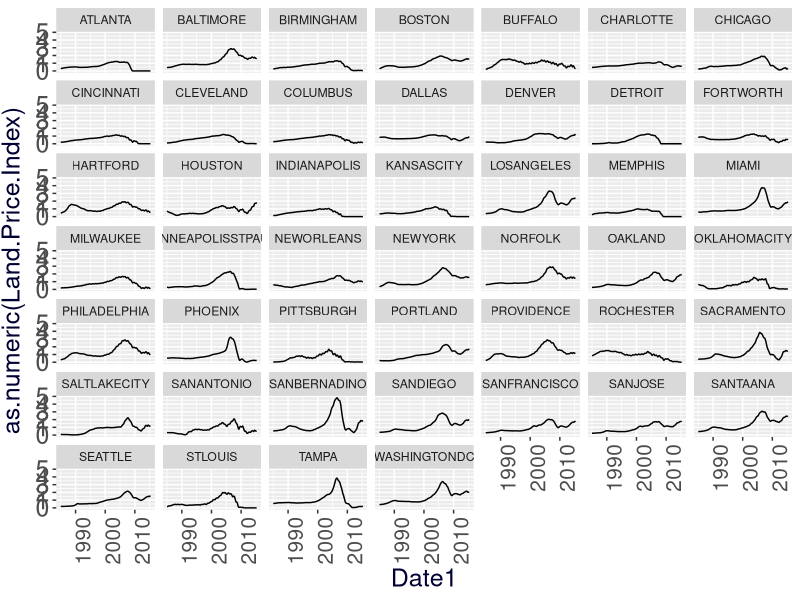
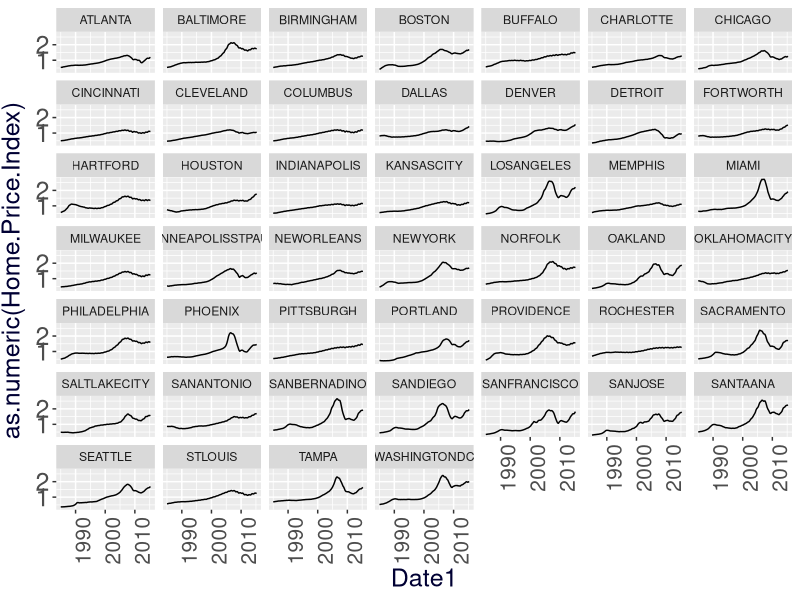
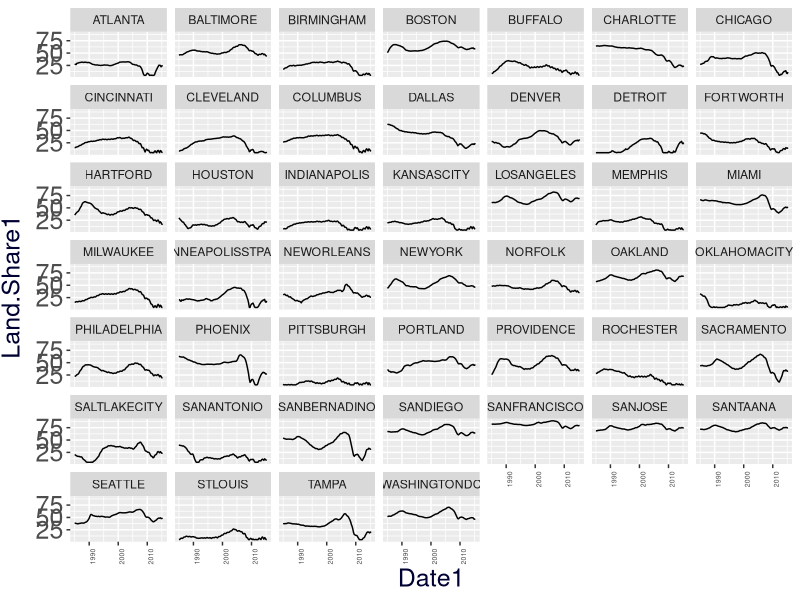
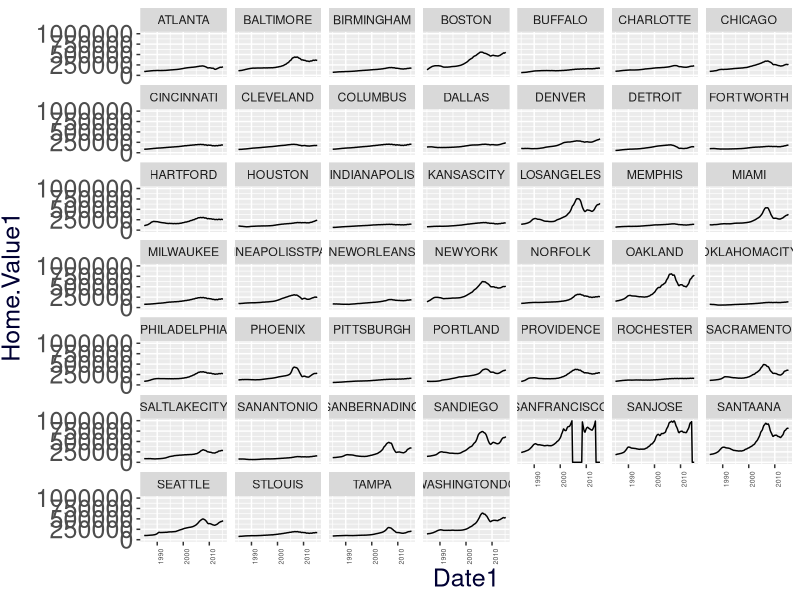
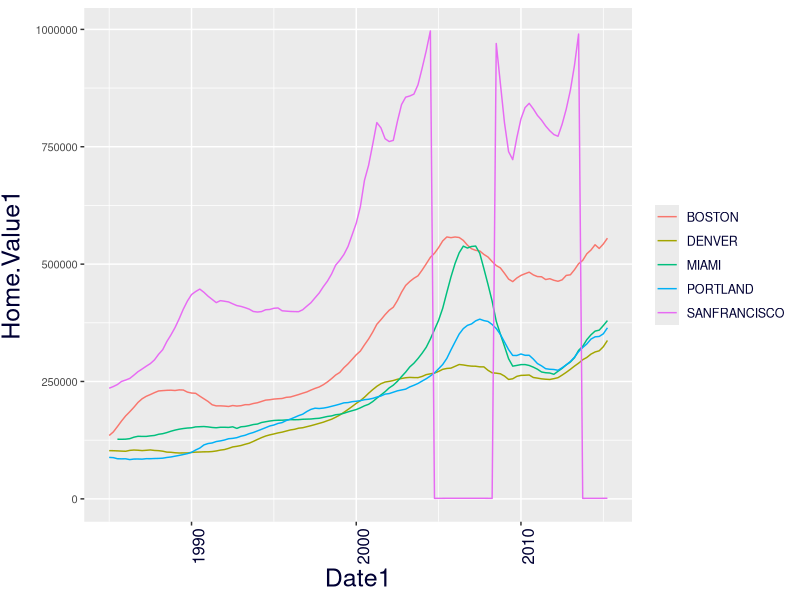
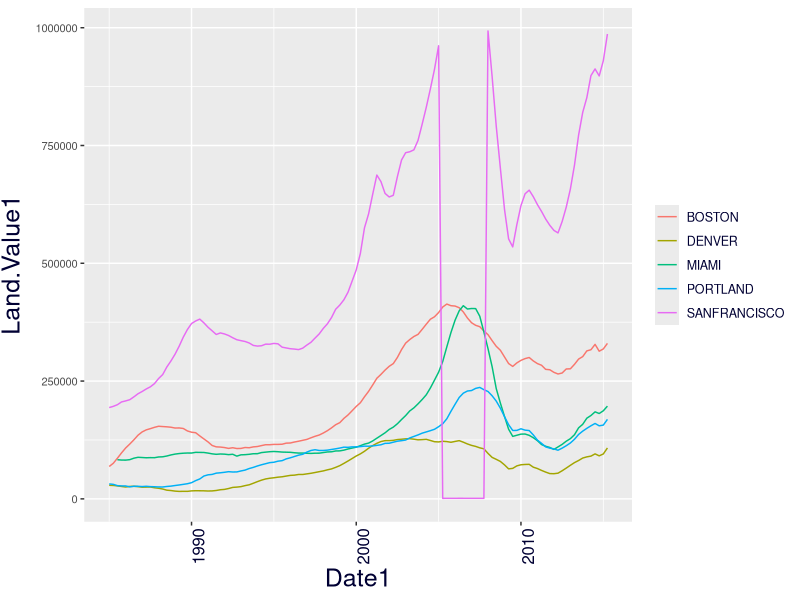
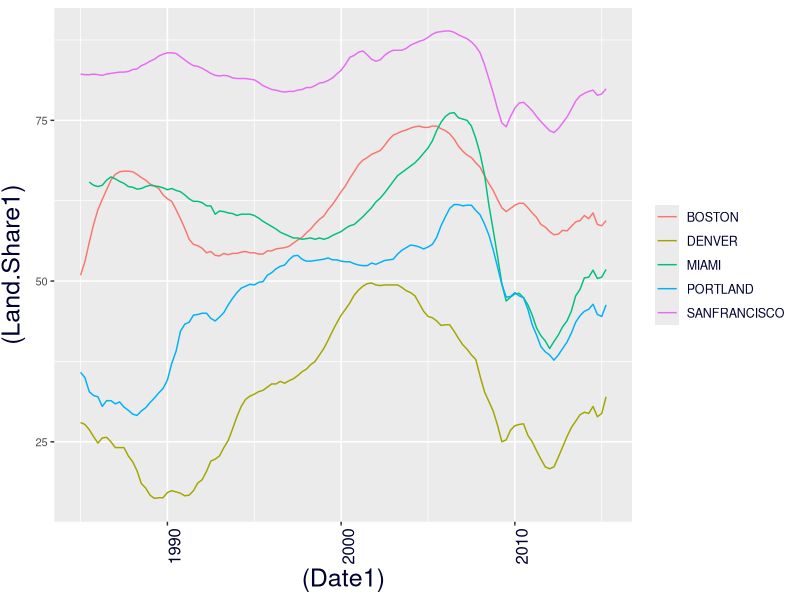
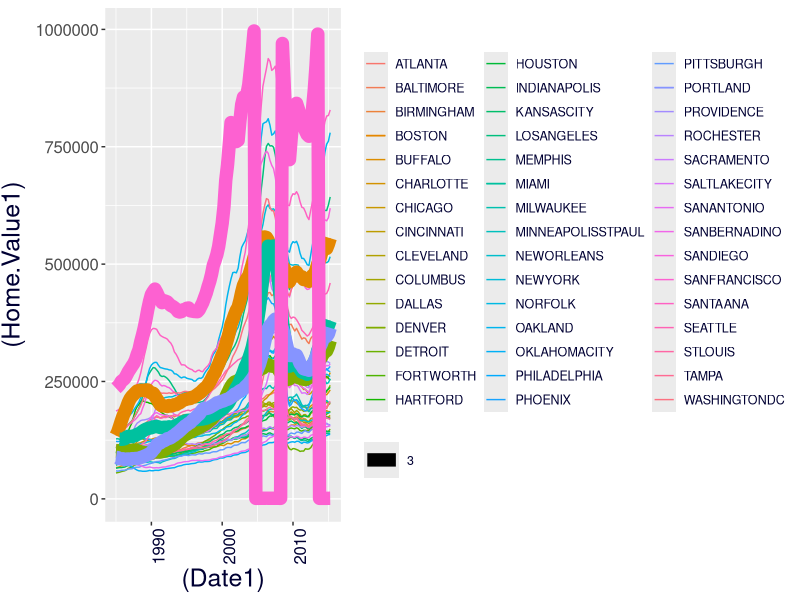

R code for these plots, in order:

library("ggplot2")
allcities <- read.csv("landdata-msas-2015q1.csv")

# Remove the "$" sign and the commas in between numbers and then converting the resulting number as numeric type data instead of a string.
for(i in 1:length(allcities$Home.Value)) {
  b <- as.vector(strsplit(as.character(allcities$Home.Value[i]), "$", fixed = TRUE))
  allcities$Home.Value1[i] <- b[[1]][2]
}
for(i in 1:length(allcities$Home.Value1)) {
  b <- as.vector(strsplit(as.character(allcities$Home.Value1[i]), ",", fixed = TRUE))
  allcities$Home.Value1[i] <- paste(b[[1]][1], b[[1]][2], sep = "")
}
allcities$Home.Value1 <- as.numeric(allcities$Home.Value1)

for(i in 1:length(allcities$Land.Value)) {
  b <- as.vector(strsplit(as.character(allcities$Land.Value[i]), "$", fixed = TRUE))
  allcities$Land.Value1[i] <- b[[1]][2]
}
for(i in 1:length(allcities$Land.Value1)) {
  b <- as.vector(strsplit(as.character(allcities$Land.Value1[i]), ",", fixed = TRUE))
  allcities$Land.Value1[i] <- paste(b[[1]][1], b[[1]][2], sep = "")
}
allcities$Land.Value1 <- as.numeric(allcities$Land.Value1)


for(i in 1:length(allcities$Date)) {
  b <- as.vector(strsplit(as.character(allcities$Date[i]), "Q", fixed = TRUE))
  allcities$Date1[i] <- as.numeric(b[[1]][1]) + (as.numeric(b[[1]][2])*0.25) 
}


for(i in 1:length(allcities$Land.Share..Pct.)) {
  b <- as.vector(strsplit(as.character(allcities$Land.Share..Pct.[i]), "%", fixed = TRUE))
  allcities$Land.Share1[i] <- b[[1]][1]
}
for(i in 1:length(allcities$Land.Share1)) {
  b <- as.vector(strsplit(as.character(allcities$Land.Share1[i]), ".", fixed = TRUE))
  allcities$Land.Share1[i] <- paste(b[[1]][1], b[[1]][2], sep = "")
}
allcities$Land.Share1 <- as.numeric(allcities$Land.Share1)/10

portland <- subset(allcities, MSA=="PORTLAND" | MSA=="DENVER" | MSA=="BOSTON" | MSA=="SANFRANCISCO" | MSA=="MIAMI" & as.character(Date)>"1985Q1")




ggplot(data=allcities, aes(Date1, as.numeric(Land.Price.Index))) + geom_line() + 
  theme(
    plot.title = element_text(size=20, face="bold", vjust=3), 
    axis.text.x = element_text(size=15, angle = 90, hjust = 1), 
    axis.text.y = element_text(size=18), 
    axis.title.x = element_text(color="#000033", size=18), 
    axis.title.y = element_text(color="#000033", size=18, vjust=2),
    legend.title=element_blank(),
    legend.text = element_text(colour="#000033", size = 9)
  ) + facet_wrap(~MSA)


ggplot(data=allcities, aes(Date1, as.numeric(Home.Price.Index))) + geom_line() + 
  theme(
    plot.title = element_text(size=20, face="bold", vjust=3), 
    axis.text.x = element_text(size=15, angle = 90, hjust = 1), 
    axis.text.y = element_text(size=18), 
    axis.title.x = element_text(color="#000033", size=18), 
    axis.title.y = element_text(color="#000033", size=18, vjust=2),
    legend.title=element_blank(),
    legend.text = element_text(colour="#000033", size = 9)
  ) + facet_wrap(~MSA)

ggplot(data=allcities, aes(Date1, Land.Share1)) + geom_line() + 
  theme(
    plot.title = element_text(size=20, face="bold", vjust=3), 
    axis.text.x = element_text(size=5, angle = 90, hjust = 1), 
    axis.text.y = element_text(size=18), 
    axis.title.x = element_text(color="#000033", size=18), 
    axis.title.y = element_text(color="#000033", size=18, vjust=2),
    legend.title=element_blank(),
    legend.text = element_text(colour="#000033", size = 9)
  ) + facet_wrap(~MSA)



ggplot(data=allcities, aes(Date1, Home.Value1)) + geom_line() + 
  theme(
    plot.title = element_text(size=20, face="bold", vjust=3), 
    axis.text.x = element_text(size=5, angle = 90, hjust = 1), 
    axis.text.y = element_text(size=18), 
    axis.title.x = element_text(color="#000033", size=18), 
    axis.title.y = element_text(color="#000033", size=18, vjust=2),
    legend.title=element_blank(),
    legend.text = element_text(colour="#000033", size = 9)
  ) + facet_wrap(~MSA)

ggplot(data=portland, aes(Date1, Home.Value1)) + geom_line(aes(color=MSA)) + 
  theme(
    plot.title = element_text(size=20, face="bold", vjust=3, color="#000033"), 
    axis.text.x = element_text(size=12, angle = 90, hjust = 1, color="#000033"), 
    axis.text.y = element_text(size=8), 
    axis.title.x = element_text(color="#000033", size=18), 
    axis.title.y = element_text(color="#000033", size=18, vjust=2),
    legend.title=element_blank(),
    legend.text = element_text(colour="#000033", size = 9)
  ) 

ggplot(data=portland, aes(Date1, Land.Value1)) + geom_line(aes(color=MSA)) + 
  theme(
    plot.title = element_text(size=20, face="bold", vjust=3, color="#000033"), 
    axis.text.x = element_text(size=12, angle = 90, hjust = 1, color="#000033"), 
    axis.text.y = element_text(size=8), 
    axis.title.x = element_text(color="#000033", size=18), 
    axis.title.y = element_text(color="#000033", size=18, vjust=2),
    legend.title=element_blank(),
    legend.text = element_text(colour="#000033", size = 9)
  ) 

ggplot(data=portland, aes((Date1), (Land.Share1))) + geom_line(stat="identity", aes(color=MSA)) + 
  theme(
    plot.title = element_text(size=20, face="bold", vjust=3, color="#000033"), 
    axis.text.x = element_text(size=12, angle = 90, hjust = 1, color="#000033"), 
    axis.text.y = element_text(size=8), 
    axis.title.x = element_text(color="#000033", size=18), 
    axis.title.y = element_text(color="#000033", size=18, vjust=2),
    legend.title=element_blank(),
    legend.text = element_text(colour="#000033", size = 9)
  ) 


allcities1 <- subset(allcities, MSA!="SANFRANCISCO" & MSA!="SANJOSE")
g <- ggplot(data=allcities1, aes((Date1), (Home.Value1))) + geom_line(stat="identity", aes(color=MSA)) + 
  theme(
    plot.title = element_text(size=20, face="bold", vjust=3, color="#000033"), 
    axis.text.x = element_text(size=12, angle = 90, hjust = 1, color="#000033"), 
    axis.text.y = element_text(size=12), 
    axis.title.x = element_text(color="#000033", size=18), 
    axis.title.y = element_text(color="#000033", size=18, vjust=2),
    legend.title=element_blank(),
    legend.text = element_text(colour="#000033", size = 9)
  ) 

g + geom_line(data=portland, aes(color=MSA, size=3))

g + geom_text(data=subset(allcities1, Date1==2015.25), size = 3, aes(label=MSA))
